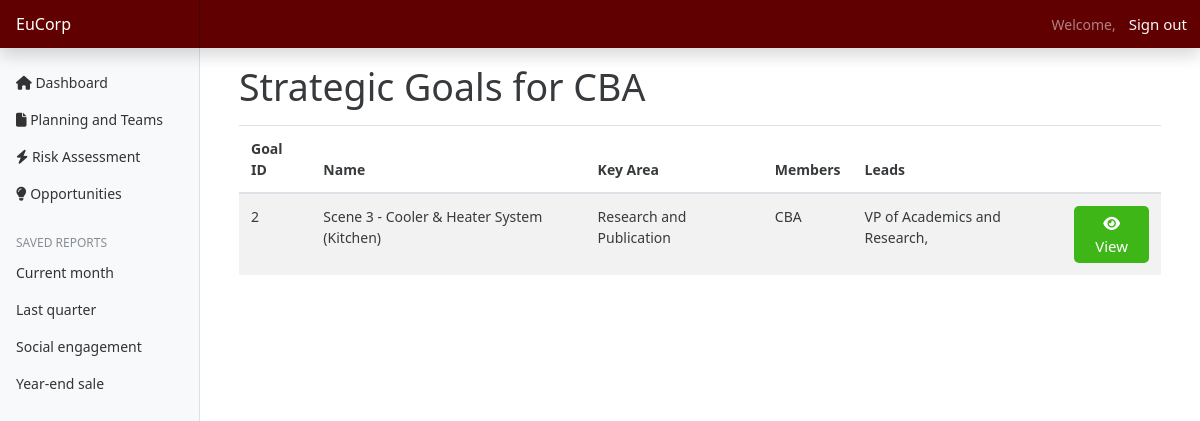
The app's page /plans/ (signed in), older data.
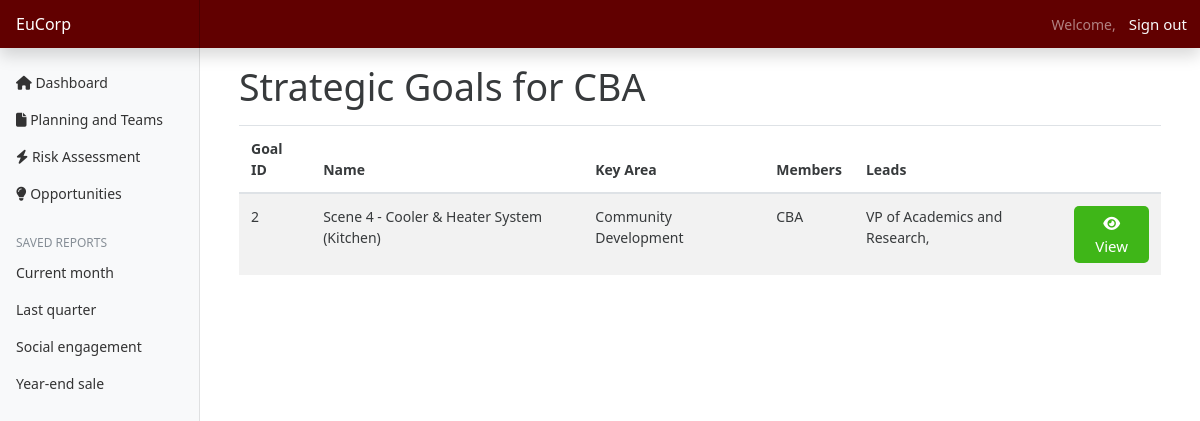
The same page, newer data.
### plans/models.py (models this page shows, shortened)
class StrategicGoals(models.Model):
    goal_id = models.AutoField(primary_key=True)
    name = models.CharField(max_length=255)
    keyArea = models.ForeignKey(KeyAreas, on_delete=models.CASCADE)
    members = models.ManyToManyField(DepartmentHeads)
    leads = models.ManyToManyField(Lead)  # Ensure this is ManyToManyField if needed
    class Meta:
        unique_together = (('goal_id',))

class KeyAreas(models.Model):
    name = models.CharField(max_length=255)
    department = models.ForeignKey(to=DepartmentHeads, on_delete=models.CASCADE)

### plans/views.py (the view)
# urls.py: path('', views.index, name="dashboard"),
@login_required(login_url='authentication/login')
def index(request):
    if request.user.is_superuser:
        strategicGoals = StrategicGoals.objects.all()
        context = {
            'strategicGoals': strategicGoals
        }
        return render(request, 'plans/indexAdmin.html', context)
    else:
        user = request.user
        try:
            departmentHead = DepartmentHeads.objects.get(head=user)
            strategicGoals = StrategicGoals.objects.filter(members=departmentHead)
        except DepartmentHeads.DoesNotExist:
            strategicGoals = []
        context = {
            'departmentHead': departmentHead,
            'strategicGoals': strategicGoals
        }
        return render(request, 'plans/index.html', context)

### leads/models.py (called while the page is built)
    def __str__(self):
        return self.name

### templates/plans/index.html (shortened to what this page needs)
{% extends 'base.html' %}
{% block content %}
<div class="container">
    <h1>Strategic Goals for {{ departmentHead.department.name }}</h1>
    {% if strategicGoals %}
        <table class="table table-striped mt-3">
            <thead>
                <tr>
                    <th scope="col">Goal ID</th>
                    <th scope="col">Name</th>
                    <th scope="col">Key Area</th>
                    <th scope="col">Members</th>
                    <th scope="col">Leads</th>
                    <th></th>
                </tr>
            </thead>
            <tbody>
                {% for goal in strategicGoals %}
                    <tr>
                        <td>{{ goal.goal_id }}</td>
                        <td>{{ goal.name }}</td>
                        <td>{{ goal.keyArea.name }}</td>
                        <td>
                            {% for member in goal.members.all %}
                                 {{ member.department.name }}
                            {% endfor %}
                        </td>
                        <td>
                            {% for lead in goal.leads.all %}
                                {{ lead.position }},
                            {% endfor %}
                        </td>
                        <td>
                            <a href="{% url 'actionPlans' goal_id=goal.goal_id %}" class="btn btn-success" style="border-radius: 5px; border: none;">
                                <i class="fas fa-eye"></i> View
                            </a>
                        </td>
                    </tr>
                {% endfor %}
            </tbody>
        </table>
    {% else %}
        <p>No strategic goals found for your department.</p>
    {% endif %}
</div>
{% endblock %}

Row changes from the older to the newer data that the page shows:
changed StrategicGoals id 2: name "Scene 3 - Cooler & Heater System (Kitchen)" → "Scene 4 - Cooler & Heater System (Kitchen)"; keyArea.name "Research and Publication" → "Community Development"
